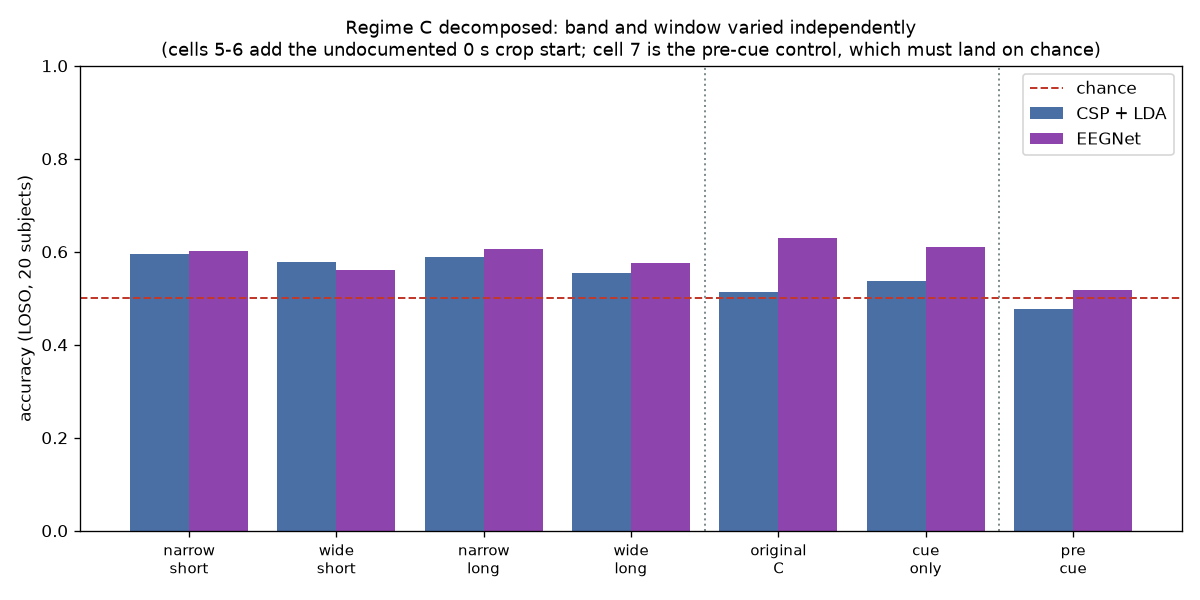

This figure's Python source:
"""What did regime C actually measure? A 2x2 that separates band from window.

eegnet_compare.py runs three regimes, and the third one is not interpretable.
Regime B is 8-30 Hz on a 1-2 s crop. Regime C is 4-38 Hz on a 0-4 s crop. That
changes THREE things at once:

  1. the band       8-30 Hz  ->  4-38 Hz
  2. the window     1 s      ->  4 s long
  3. the START      1.0 s    ->  0.0 s

Change three factors and measure one difference and you have measured nothing.
The write-up nonetheless told a mechanism story about it ("CSP wins in B only
because the band was pre-selected for it"), which adversarial review refuted.
Item 3 is the worst of the three because it was never mentioned at all: moving
the crop start to 0.0 s pulls in the cue-evoked response, so regime C decodes a
different COGNITIVE window, not merely a longer one. A model can score on the
visual evoked potential to the cue and never touch motor imagery.

So this rung re-runs it as a factorial. Crop start is pinned at 1.0 s for the
four cells of the 2x2, so "longer window" means "more imagery", not "now with
added cue response":

                     8-30 Hz          4-38 Hz
    1.0-2.0 s      narrow-short      wide-short
    1.0-4.0 s      narrow-long       wide-long

From those four cells the band effect, the window effect, and the interaction
between them are each identified separately. A fifth cell reproduces the
original regime C exactly (4-38 Hz, 0.0-4.0 s) so the cue-onset contribution --
the change nobody documented -- gets its own number instead of hiding inside
the others.

That fifth cell prices the change but does not explain it, so a sixth cell
decodes the 0-1 s window ON ITS OWN, and a seventh is that cell's control.
The control is the part that was missing. Calling 0-1 s "the cue window, no
imagery in it" is an assumption, not a measurement: the subject begins
imagining AT the cue, so 0-1 s holds the visual evoked response AND the first
second of imagery, and either one could be carrying the score. The honest
control is the second BEFORE the cue, -1.0 to 0.0 s, which contains neither.
That window sits inside the T0 rest period -- task onsets are 8.3 s apart with
a 4.2 s rest before each -- so nothing task-related has happened in it yet.

Chance is the correct answer for the pre-cue cell, which makes it the only cell
in the grid that can FAIL. Above-chance decoding there would not be a finding,
it would be a defect: subject identity leaking through the folds, slow drift,
filter ringing, or a bug. Only if pre-cue sits at chance while 0-1 s sits above
it is the effect genuinely locked to cue onset.

Both models run in every cell on identical LOSO folds. Reporting the CNN across
a grid while holding the classical baseline fixed would smuggle the confound
back in through the comparison.

CHECKPOINTING, because this is the run that died. The first attempt at regime C
was killed mid-run and left nothing behind, so a multi-hour job produced zero
recoverable results. Every cell here appends to regime_decomposition.json the
moment it finishes. Kill this script at any point and every completed cell
survives; re-running skips what is already on disk.
"""

import matplotlib

matplotlib.use("Agg")

import os

os.environ.setdefault("MNE_LOGGING_LEVEL", "ERROR")

import json
import random
import time
import warnings

import matplotlib.pyplot as plt
import numpy as np
import mne
import torch
from braindecode import EEGClassifier
from braindecode.models import EEGNet
from joblib import Parallel, delayed
from mne.datasets import eegbci
from mne.decoding import CSP
from sklearn.discriminant_analysis import LinearDiscriminantAnalysis
from sklearn.pipeline import Pipeline
from sklearn.metrics import accuracy_score, make_scorer
from sklearn.model_selection import LeaveOneGroupOut, cross_val_score
from scipy import stats

mne.set_log_level("ERROR")
warnings.filterwarnings("ignore")

SUBJECTS = list(range(1, 21))  # same 20 as cross_subject.py / eegnet_compare.py
RUNS = [6, 10, 14]
SEED = 42
N_EPOCHS = 100
BATCH_SIZE = 32
LR = 1e-3
BN_EPS = 1e-3
CHECKPOINT = "regime_decomposition.json"

# Epoch bounds. tmin is 1 s BEFORE the cue, which is what makes the pre-cue
# control cell possible without re-epoching; every crop below must fit inside
# these bounds and there is an assert at the bottom of CELLS that checks it.
EPOCH_TMIN, EPOCH_TMAX = -1.0, 4.0

# The 2x2, plus the original regime C as a fifth reference cell. Crop start is
# 1.0 s everywhere except that fifth cell, which exists precisely to price the
# 0.0 s start separately.
CELLS = {
    "narrow-short": dict(l_freq=8.0, h_freq=30.0, crop=(1.0, 2.0), band="narrow", window="short"),
    "wide-short":   dict(l_freq=4.0, h_freq=38.0, crop=(1.0, 2.0), band="wide",   window="short"),
    "narrow-long":  dict(l_freq=8.0, h_freq=30.0, crop=(1.0, 4.0), band="narrow", window="long"),
    "wide-long":    dict(l_freq=4.0, h_freq=38.0, crop=(1.0, 4.0), band="wide",   window="long"),
    "original-C":   dict(l_freq=4.0, h_freq=38.0, crop=(0.0, 4.0), band="wide",   window="long+cue"),
    # The confirmatory cell. The 2x2 shows the whole regime-C effect comes from
    # admitting the 0-1 s cue period, and the obvious explanation is that a CNN
    # with temporal convolutions can read a phase-locked cue-evoked response
    # while CSP's log-variance band power is close to blind to it. That is an
    # interpretation, not a measurement, so this cell measures it: decode the
    # CUE WINDOW ALONE, containing no imagery at all. If the explanation is
    # right, EEGNet should score above chance here and CSP should not.
    "cue-only":     dict(l_freq=4.0, h_freq=38.0, crop=(0.0, 1.0), band="wide",   window="cue only"),
    # The control for the cell above, and the only cell here where chance is the
    # right answer. "cue-only" is misnamed if taken literally: imagery starts AT
    # the cue, so 0-1 s contains the evoked response AND one second of imagery.
    # This cell takes the second BEFORE the cue -- no flash, no imagery, pure
    # rest -- with the band and window length matched to "cue-only" so the two
    # differ in nothing but their position relative to the cue. At chance here
    # and above chance there, the effect is post-cue. Above chance HERE and the
    # whole rung is measuring a leak, not a brain.
    "pre-cue":      dict(l_freq=4.0, h_freq=38.0, crop=(-1.0, 0.0), band="wide",  window="pre-cue"),
}

# CAVEAT ON THE CONTROL ITSELF. "Contains no post-cue signal" is true of the
# window but not quite true of the filtered samples in it. load_subject filters
# the CONTINUOUS recording and crops afterwards, and MNE's zero-phase firwin at
# 4-38 Hz is a 265-tap symmetric FIR: half-length 132 samples = 0.825 s at
# 160 Hz. Energy at t=0 therefore spreads backwards to t=-0.825 s, so only the
# first 0.175 s of this window is strictly filter-clean. The smear is real and
# measurable -- a linear ERP-style decoder (which, unlike CSP log-variance, can
# see a phase-locked evoked response) scores 53.7% here as-scripted, p=0.029,
# and falls to 52.0%, p=0.16, when the window is rebuilt from a segment that
# physically ENDS at t=0.0 s so no post-cue sample exists to leak. Neither model
# in this grid is affected -- CSP lands at 47.7% and EEGNet at 51.8%, both at
# chance -- but the direction matters: smear can only push a pre-cue score UP,
# so a null here is conservative, while an above-chance pre-cue result would
# have to be re-run with truncated filtering before it meant anything.

# LIMITATION, and this control does not remove it. A pre-cue null localises the
# effect to AFTER the cue; it cannot split "cue flash" from "imagery onset",
# because in EEGBCI those two begin at the same instant. Separating them needs a
# contrast in which the cue looks IDENTICAL across classes, and EEGBCI is not
# that: the target is a bar at the TOP of the screen for fists and the BOTTOM
# for feet. The stimulus is position-confounded with the label, so a
# class-discriminative visual evoked response -- different retinotopic locus,
# different eye movement to fixate it -- necessarily exists post-cue whatever
# the subject imagines. Deciding how much of the 0-1 s score is visual would
# take a dataset with a class-neutral cue (e.g. an identical central symbol, or
# an auditory cue), or a delayed-response design that puts a gap between cue and
# imagery onset. This grid can bound WHEN the effect starts, not WHAT it is.

# Every crop must fit the epoch. A cell asking for samples the epoching never
# produced would otherwise fail as a silently short array in pool()'s min().
for _name, _c in CELLS.items():
    assert EPOCH_TMIN <= _c["crop"][0] < _c["crop"][1] <= EPOCH_TMAX, (
        f"cell {_name!r} crops {_c['crop']} outside epoch bounds "
        f"({EPOCH_TMIN}, {EPOCH_TMAX}); widen the epoching in load_subject()."
    )

DEVICE = "mps" if torch.backends.mps.is_available() else "cpu"


def seed_everything(seed=SEED):
    random.seed(seed)
    np.random.seed(seed)
    torch.manual_seed(seed)
    torch.cuda.manual_seed_all(seed)


def load_subject(subject, cell):
    mne.set_log_level("ERROR")
    try:
        paths = eegbci.load_data(subjects=subject, runs=RUNS, update_path=True)
        raw = mne.concatenate_raws([mne.io.read_raw_edf(p, preload=True) for p in paths])
        eegbci.standardize(raw)
        raw.set_montage("standard_1005")
        raw.set_eeg_reference("average", projection=False)
        raw.filter(cell["l_freq"], cell["h_freq"], fir_design="firwin",
                   skip_by_annotation="edge")
        events, _ = mne.events_from_annotations(raw, event_id=dict(T1=2, T2=3))
        epochs = mne.Epochs(raw, events, dict(hands=2, feet=3),
                            tmin=EPOCH_TMIN, tmax=EPOCH_TMAX,
                            picks="eeg", baseline=None, preload=True)
        X = epochs.copy().crop(*cell["crop"]).get_data(copy=False)
        return subject, X, epochs.events[:, -1]
    except Exception as exc:  # noqa: BLE001
        print(f"  S{subject:03d} skipped: {type(exc).__name__}", flush=True)
        return subject, None, None


def pool(cell):
    """float64 out. Casting to float32 here silently breaks CSP -- average
    referencing makes the covariance singular and float32 noise tips the
    Cholesky factorization over. See the longer note in eegnet_compare.py."""
    loaded = [(s, X, y) for s, X, y in
              Parallel(n_jobs=-1)(delayed(load_subject)(s, cell) for s in SUBJECTS)
              if X is not None]
    n_times = min(X.shape[-1] for _, X, _ in loaded)
    X_all = np.concatenate([X[:, :, :n_times] for _, X, _ in loaded], axis=0)
    y_all = np.concatenate([y for _, _, y in loaded])
    groups = np.concatenate([np.full(len(y), s) for s, _, y in loaded])
    return X_all, (y_all == 3).astype(np.int64), groups


def for_torch(X):
    """Volts -> microvolts -> float32, with the guard that would have caught the
    units bug. MNE returns volts; a variance seven orders of magnitude below
    BatchNorm's eps means normalisation never engages and the network is dead
    while still scoring the majority-class rate."""
    Xs = (X * 1e6).astype(np.float32)
    var = float(Xs.var())
    assert var > 1e3 * BN_EPS, (
        f"Signal variance {var:.2e} is not comfortably above BatchNorm eps "
        f"{BN_EPS:.0e}. Check units: MNE returns volts, torch wants microvolts."
    )
    return Xs


def _guarded_accuracy(y_true, y_pred):
    """A model predicting one class for everything is broken, not accurate."""
    counts = np.bincount(np.asarray(y_pred), minlength=2)
    assert counts.min() > 0, (
        f"Model predicted class {int(counts.argmax())} for all {counts.sum()} "
        f"trials: a degenerate classifier scoring the majority-class rate."
    )
    return accuracy_score(y_true, y_pred)


GUARDED = make_scorer(_guarded_accuracy)


def make_csp():
    return Pipeline([
        ("CSP", CSP(n_components=4, reg=None, log=True, norm_trace=False)),
        ("LDA", LinearDiscriminantAnalysis()),
    ])


def make_eegnet(n_chans, n_times):
    seed_everything()
    return EEGClassifier(
        module=EEGNet,
        module__n_chans=n_chans,
        module__n_outputs=2,
        module__n_times=n_times,
        optimizer=torch.optim.AdamW,
        optimizer__lr=LR,
        optimizer__weight_decay=1e-4,
        batch_size=BATCH_SIZE,
        max_epochs=N_EPOCHS,
        train_split=None,
        device=DEVICE,
        verbose=0,
        callbacks=[],
    )


def load_checkpoint():
    if os.path.exists(CHECKPOINT):
        with open(CHECKPOINT) as fh:
            return json.load(fh)
    return {}


def save_checkpoint(results):
    with open(CHECKPOINT, "w") as fh:
        json.dump(results, fh, indent=2)


def run_cell(name, cell):
    X, y, g = pool(cell)
    logo = LeaveOneGroupOut()
    print(f"  pooled {X.shape[0]} trials, {X.shape[1]} ch x {X.shape[2]} samples",
          flush=True)

    t0 = time.perf_counter()
    csp = cross_val_score(make_csp(), X, y, groups=g, cv=logo, n_jobs=-1,
                          error_score="raise")
    t_csp = time.perf_counter() - t0

    seed_everything()
    t0 = time.perf_counter()
    net = cross_val_score(make_eegnet(X.shape[1], X.shape[2]), for_torch(X), y,
                          groups=g, cv=logo, scoring=GUARDED, error_score="raise")
    t_net = time.perf_counter() - t0

    print(f"  CSP+LDA {csp.mean():.1%} +/- {csp.std():.1%} ({t_csp:.0f}s) | "
          f"EEGNet {net.mean():.1%} +/- {net.std():.1%} ({t_net:.0f}s) | "
          f"delta {100 * (net.mean() - csp.mean()):+.1f}", flush=True)

    return dict(
        band=cell["band"], window=cell["window"], crop=list(cell["crop"]),
        l_freq=cell["l_freq"], h_freq=cell["h_freq"],
        n_trials=int(X.shape[0]), n_times=int(X.shape[2]),
        csp=csp.tolist(), eegnet=net.tolist(),
        csp_mean=float(csp.mean()), eegnet_mean=float(net.mean()),
        t_csp=t_csp, t_net=t_net,
    )


print(f"torch {torch.__version__} | device: {DEVICE} | seed {SEED} | "
      f"{N_EPOCHS} epochs, batch {BATCH_SIZE}", flush=True)

results = load_checkpoint()
if results:
    print(f"Resuming: {len(results)} cell(s) already on disk "
          f"({', '.join(results)})", flush=True)

for name, cell in CELLS.items():
    if name in results:
        print(f"\n{name}: cached, skipping", flush=True)
        continue
    print(f"\n{'=' * 70}\n{name}: {cell['l_freq']}-{cell['h_freq']} Hz, "
          f"crop {cell['crop'][0]}-{cell['crop'][1]} s\n{'=' * 70}", flush=True)
    results[name] = run_cell(name, cell)
    save_checkpoint(results)          # survive a kill
    print(f"  checkpointed -> {CHECKPOINT}", flush=True)

# ============================================================================
# The decomposition the original regime C could not support
# ============================================================================
print(f"\n{'=' * 70}\nTHE 2x2\n{'=' * 70}")
print(f"{'':<16}{'8-30 Hz':>22}{'4-38 Hz':>22}")
for window, short_long in (("1.0-2.0 s", "short"), ("1.0-4.0 s", "long")):
    n = results["narrow-" + short_long]
    w = results["wide-" + short_long]
    cell_n = "CSP {:.1%} / NET {:.1%}".format(n["csp_mean"], n["eegnet_mean"])
    cell_w = "CSP {:.1%} / NET {:.1%}".format(w["csp_mean"], w["eegnet_mean"])
    print(f"{window:<16}{cell_n:>22}{cell_w:>22}")

print(f"\n{'=' * 70}\nMAIN EFFECTS AND INTERACTION (percentage points)\n{'=' * 70}")
print(f"{'model':<10}{'band':>10}{'window':>10}{'interaction':>14}{'cue onset':>12}")
for model in ("csp", "eegnet"):
    k = f"{model}_mean"
    ns, ws = results["narrow-short"][k], results["wide-short"][k]
    nl, wl = results["narrow-long"][k], results["wide-long"][k]
    orig = results["original-C"][k]
    band = 100 * (((ws - ns) + (wl - nl)) / 2)
    window = 100 * (((nl - ns) + (wl - ws)) / 2)
    interaction = 100 * ((wl - ws) - (nl - ns))
    cue = 100 * (orig - wl)
    print(f"{model:<10}{band:>+10.1f}{window:>+10.1f}{interaction:>+14.1f}{cue:>+12.1f}")

print("\nband        = wide minus narrow, averaged over both window lengths")
print("window      = long minus short, averaged over both bands")
print("interaction = how much the band effect changes when the window lengthens")
print("cue onset   = moving the crop start 1.0 s -> 0.0 s, the undocumented third change")

# The confirmatory test and its control, read as a pair. Same band, same window
# length, same folds; the only difference is which side of the cue they sit on.
if "cue-only" in results and "pre-cue" in results:
    cue, pre = results["cue-only"], results["pre-cue"]
    print(f"\n{'=' * 70}\nTHE CUE, AND THE SECOND BEFORE IT\n{'=' * 70}")
    # "At chance" is a claim about a distribution, so it gets a test rather than
    # an eyeball. One-sample t across the 20 LOSO folds against 0.5, and a
    # paired t between the two windows on the SAME folds.
    def _vs_chance(scores):
        s = np.asarray(scores)
        t, p = stats.ttest_1samp(s, 0.5)
        return f"{s.mean():>7.1%} (p={p:.3f})"

    print(f"{'window':<26}{'CSP+LDA':>20}{'EEGNet':>20}")
    print(f"{'-1.0 to 0.0 s  (pre-cue)':<26}"
          f"{_vs_chance(pre['csp']):>20}{_vs_chance(pre['eegnet']):>20}"
          f"   <- must be chance")
    print(f"{'0.0 to 1.0 s   (post-cue)':<26}"
          f"{_vs_chance(cue['csp']):>20}{_vs_chance(cue['eegnet']):>20}")
    for model, label in (("csp", "CSP+LDA"), ("eegnet", "EEGNet")):
        a, b = np.asarray(pre[model]), np.asarray(cue[model])
        t, p = stats.ttest_rel(b, a)
        print(f"  paired post-cue minus pre-cue, {label:<8} "
              f"{100 * (b - a).mean():+.1f} pts (p={p:.4f})")
    print("\nThe post-cue row on its own proves nothing -- a model can look")
    print("above chance there because of subject leakage or drift that has")
    print("nothing to do with the cue. The pre-cue row is the control that")
    print("rules those out: it is matched in band, length and folds, and it")
    print("contains neither the cue flash nor any imagery. Chance pre-cue plus")
    print("above-chance post-cue localises the effect to cue onset, so regime")
    print("C's 'the ranking flips' is the CNN reading something time-locked to")
    print("the cue rather than learning motor imagery better than CSP does.")
    print("It does NOT say which post-cue thing: see the LIMITATION note next")
    print("to the cell definitions -- EEGBCI's cue is position-confounded with")
    print("the class, so cue flash and imagery onset cannot be separated here.")

# --- figure ------------------------------------------------------------------
order = ["narrow-short", "wide-short", "narrow-long", "wide-long", "original-C",
         "cue-only", "pre-cue"]
fig, ax = plt.subplots(figsize=(10, 5))
x = np.arange(len(order))
ax.bar(x - 0.2, [results[c]["csp_mean"] for c in order], width=0.4,
       label="CSP + LDA", color="#4a6fa5")
ax.bar(x + 0.2, [results[c]["eegnet_mean"] for c in order], width=0.4,
       label="EEGNet", color="#8e44ad")
ax.axhline(0.5, color="#c0392b", ls="--", lw=1.2, label="chance")
ax.axvline(3.5, color="#7f8c8d", ls=":", lw=1.2)   # 2x2 | cue-window cells
ax.axvline(5.5, color="#7f8c8d", ls=":", lw=1.2)   # post-cue | the control
ax.set_xticks(x)
ax.set_xticklabels([c.replace("-", "\n") for c in order], fontsize=9)
ax.set_ylabel("accuracy (LOSO, 20 subjects)")
ax.set_ylim(0, 1)
ax.set_title("Regime C decomposed: band and window varied independently\n"
             "(cells 5-6 add the undocumented 0 s crop start; cell 7 is the "
             "pre-cue control, which must land on chance)", fontsize=11)
ax.legend(loc="upper right")
fig.tight_layout()
fig.savefig("regime_decomposition.png", dpi=120)
print("\nSaved regime_decomposition.png")
